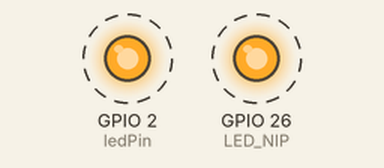
Simulated run of this sketch. Board: ESP32. Shown: output pins drawn as LEDs (lit = HIGH). Dashed ring = blinking. What the sketch prints to the serial monitor is not drawn.

Above: at 0.05 s.
Timing chart, 0 to 3.0 s (numbered marks = the images above):
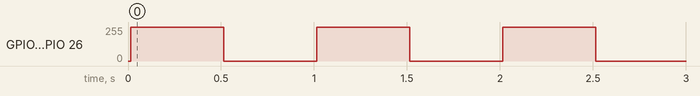

Measured:
- by itself, GPIO 2 (ledPin), GPIO 26 (LED_NIP): alternates 255/255 for 0.50 s and 0/255 for 0.50 s

The sketch:

lab02.ino
```cpp
// 定义LED引脚
const int ledPin = 2;
#define LED_NIP 26

// 设置PWM属性
const int freq = 5000;          // 频率 5000Hz
const int resolution = 8;       // 分辨率 8位 (0-255)

// 用于时间跟踪的变量
unsigned long previousMillis = 0;  // 上次状态切换的时间（毫秒）
int dutyCycle = 0;                 // 当前PWM占空比（0-255）
int step = 5;                      // 占空比变化步长（数值越小，呼吸越平滑）
bool isFadingIn = true;            // 标记是否在“变亮”阶段

void setup() {
  Serial.begin(115200);

  // 配置PWM通道（引脚、频率、分辨率）
  ledcAttach(ledPin, freq, resolution);
  ledcAttach(LED_NIP, freq, resolution);

  // 初始化PWM占空比为0（灯灭）
  ledcWrite(ledPin, 0);
  ledcWrite(LED_NIP, 0);
}

void loop() {
  unsigned long currentMillis = millis();  // 获取当前时间（毫秒）

  // 每500ms切换一次“变亮/变暗”状态（1Hz周期的一半）
  if (currentMillis - previousMillis >= 500) {
    previousMillis = currentMillis;  // 更新上次切换时间

    // 切换方向（变亮→变暗，或变暗→变亮）
    isFadingIn = !isFadingIn;

    // 方向切换时，重置占空比（避免连续变化）
    if (isFadingIn) {
      dutyCycle = 0;   // 变亮时从0开始
    } else {
      dutyCycle = 255; // 变暗时从255开始
    }
  }

  // 根据当前方向，微调占空比
  if (isFadingIn) {
    // 变亮：占空比从0→255（每次加step）
    dutyCycle += step;
    if (dutyCycle > 255) dutyCycle = 255;  // 限制最大值
  } else {
    // 变暗：占空比从255→0（每次减step）
    dutyCycle -= step;
    if (dutyCycle < 0) dutyCycle = 0;     // 限制最小值
  }

  // 写入PWM占空比（控制两个LED同步呼吸）
  ledcWrite(ledPin, dutyCycle);
  ledcWrite(LED_NIP, dutyCycle);

  // 打印调试信息（可选，观察占空比变化）
  Serial.println(dutyCycle);
}
```
